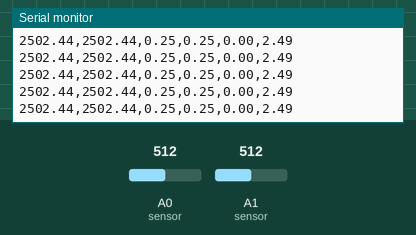
This sketch was run on a simulated Arduino Uno, built with avr-gcc and run on an emulated ATmega328P. Shown: the last lines printed to the serial monitor. The test bench sets the inputs (shaded band); at power-on: A0 (sensor) = 512, A1 (sensor) = 512.

Above: at 1.2 s.
1.3 s: A0 (sensor) set to 601
At 1.8 s:
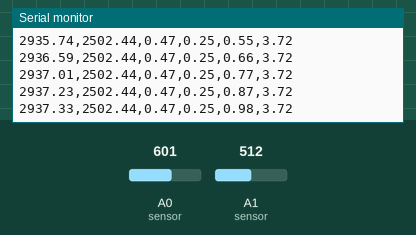
4.3 s: A0 (sensor) set to 613
At 5.0 s:
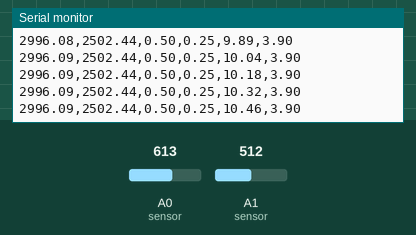
10.3 s: A1 (sensor) set to 211
At 11.4 s:
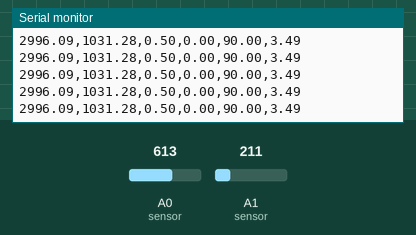
11.8 s: A1 (sensor) set to 204
At 12.6 s:
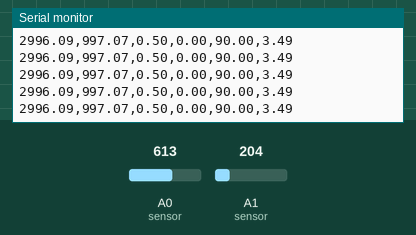
13.3 s: A0 (sensor) set to 4
At 14.2 s:
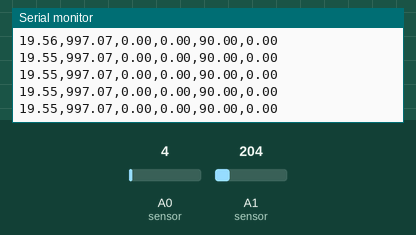
Timing chart, 0 to 15.8 s (numbered marks = the images above; inputs shaded):
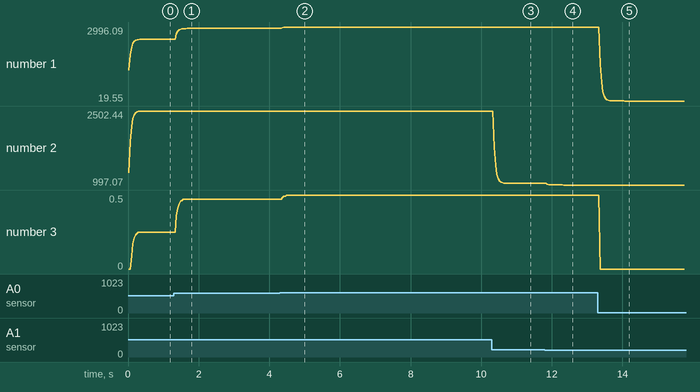

Measured:
- after the input at 1.3 s, the serial monitor: prints a new line after 0.07 s (image 1)
- after the input at 11.8 s, the serial monitor: prints a new line after 0.07 s (image 4)
- after the input at 13.3 s, the serial monitor: prints a new line after 0.07 s (image 5)
- plotted number 1: 2502.44 → 2937.44 after the input at 1.3 s, 2996.09 → 19.55 after the input at 13.3 s
- plotted number 2: 1031.28 → 997.07 after the input at 11.8 s
- plotted number 3: 0.25 → 0.47 after the input at 1.3 s

The sketch:

Arduino_code.ino
```cpp
#include <Arduino.h>
#include <EEPROM.h>
#include <string.h>
#include <SoftwareSerial.h>

/*
Low pass filter implemented as a weighted average between the current sensor value
and the previously filtered value, rather than like a traditional analog filter with a defined cutoff frequency.
The alpha factor in the code serves as a smoothing parameter, not a traditional cutoff frequency.
The lower the alpha value, the smoother the filter response, and the higher the alpha value, the faster the filter response.
*/

/* Low Pass Filter Parameters */
const float alpha = 0.5; // Smoothing factor (0 < alpha < 1)
float filtered_sig_flex = 0; // Initial filtered flexion value
float filtered_sig_ext = 0; // Initial filtered extension value

/* Co-contraction parameters */
float mf = 11.0;
float me = 0.5;
float m0 = 1.5;
float uf_max = 4000.0;
float ue_max = 4000.0;
float uf_min = 2000.0;
float ue_min = 2000.0;
float vel_max = 70;
float K_max = 7;
float prev_velocity = 0;
float curr_velocity = 0;
float prev_position = 0;
float curr_position = 0;
float K = 0;
float ENV_Freq = 25;

float receivedValues[9];
bool newDataReceived = false;

/* Creating a virtual serial port to receive parameters from python script */
int RX = 10; // RX digital PIN
int TX = 9;  // TX digital PIN
SoftwareSerial my_serial(TX, RX);


void setup() {
  Serial.begin(9600);
  while (!Serial) {
    ; // wait for serial port to connect. Needed for Native USB only
  }
  Serial.println("Native serial ready!");

  my_serial.begin(9600);
  my_serial.println("Virtual serial ready!");
}


void loop() {

  /* Check if there is data available in the virtual serial port */
  if (my_serial.available() > 0) {
    read_parameters();
  }

  if (newDataReceived) {
    for (int i = 0; i < 9; i++) {
      Serial.print("Value ");
      Serial.print(i);
      Serial.print(": ");
      Serial.println(receivedValues[i]);
    }

    /* Update the parameters */
    mf = receivedValues[0];
    me = receivedValues[1];
    m0 = receivedValues[2];
    uf_max = receivedValues[3];
    ue_max = receivedValues[4];
    uf_min = receivedValues[5];
    ue_min = receivedValues[6];
    vel_max = receivedValues[7];
    K_max = receivedValues[8];

    newDataReceived = false; // Reset the flag
  }

  /* Read the sensor values */
  float sig_flex = analogRead(A0); // Read the flexion sensor value
  float sig_ext = analogRead(A1); // Read the extension sensor value

  /* Apply the low pass filter */
  filtered_sig_flex = alpha * sig_flex + (1 - alpha) * filtered_sig_flex; // Apply the low pass filter
  filtered_sig_ext = alpha * sig_ext + (1 - alpha) * filtered_sig_ext; // Apply the low pass filter

  /* Convert the sensor values to millivolts and then to volts */
  float sig_flex_millivolts = (filtered_sig_flex/1023) * 5; // Convert to millivolts
  float sig_flex_volts = sig_flex_millivolts * 1000; // Convert to volts
  float sig_ext_millivolts = (filtered_sig_ext/1023) * 5; // Convert to millivolts
  float sig_ext_volts = sig_ext_millivolts * 1000; // Convert to millivolts

  /* Normalize the sensor values */
  float uf_norm = (sig_flex_volts - uf_min) / (uf_max - uf_min);
  float ue_norm = (sig_ext_volts - ue_min) / (ue_max - ue_min);

  /* Saturate the normalized values */
  if (uf_norm <= 0) uf_norm = 0;
  if (uf_norm >= 1) uf_norm = 1;
  if (ue_norm <= 0) ue_norm = 0;
  if (ue_norm >= 1) ue_norm = 1;

  /* Calculate the current velocity */
  float m = uf_norm / ue_norm;

  if      (m >= m0) curr_velocity = vel_max * ((m - m0)/(mf - m0));
  else if (m < m0)  curr_velocity = vel_max * ((m - m0)/(m0 - me));

  /* Saturate the velocity */
  if      (curr_velocity > vel_max)  curr_velocity = vel_max;
  else if (curr_velocity < -vel_max) curr_velocity = -vel_max;

  /* Calculate the current impedance and position */
  K = K_max * sqrt(uf_norm * uf_norm + ue_norm * ue_norm);
  curr_position = (curr_velocity + prev_velocity) * 0.5 * (1 / ENV_Freq) + prev_position; // Integration

  /* Proportional control */
  // curr_position = uf_norm * 90;
  // curr_position = (curr_position + prev_position) / 2.0; // Smooth the position

  /* Saturate the position */
  if      (curr_position > 90.0) curr_position = 90.0;
  else if (curr_position < 0.0)  curr_position = 0;

  Serial.print(sig_flex_volts);
  Serial.print(",");
  Serial.print(sig_ext_volts);
  Serial.print(",");
  Serial.print(uf_norm);
  Serial.print(",");
  Serial.print(ue_norm);
  Serial.print(",");
  Serial.print(curr_position);
  Serial.print(",");
  Serial.println(K);

  // print_paramns();

  prev_position = curr_position;
  prev_velocity = curr_velocity;

  delay(1);
}


/**
 * @brief Read the parameters from the virtual serial port
 *
 * @param None
 * @return None
 */
void read_parameters() {
  String dataString = ""; // Accumulated string
  while (my_serial.available() > 0) { // While there is data available in the virtual serial port
    char receivedChar = my_serial.read(); // Read the first byte (char)
    dataString += receivedChar; // Append the char to the accumulated string
    delay(2); // Small delay to ensure we get the whole message
  }

  /* Attempt to parse the accumulated string to floats */
  if (dataString.length() > 0) {
    int index = 0;
    int startIndex = 0;
    int endIndex = dataString.indexOf(',');

    while (endIndex != -1 && index < 9) {
      receivedValues[index] = dataString.substring(startIndex, endIndex).toFloat();
      startIndex = endIndex + 1;
      endIndex = dataString.indexOf(',', startIndex);
      index++;
    }

    if (index < 9 && startIndex < dataString.length()) {
      receivedValues[index] = dataString.substring(startIndex).toFloat();
      index++;
    }

    if (index == 9) {
      newDataReceived = true;
    }
  }
}


/**
 * @brief Print the parameters to the serial port
 *
 * @param None
 * @return None
 */
void print_paramns() {
  Serial.print(mf);
  Serial.print(",");
  Serial.print(me);
  Serial.print(",");
  Serial.print(m0);
  Serial.print(",");
  Serial.print(uf_max);
  Serial.print(",");
  Serial.print(ue_max);
  Serial.print(",");
  Serial.print(uf_min);
  Serial.print(",");
  Serial.print(ue_min);
  Serial.print(",");
  Serial.print(vel_max);
  Serial.print(",");
  Serial.println(K_max);
}
```
